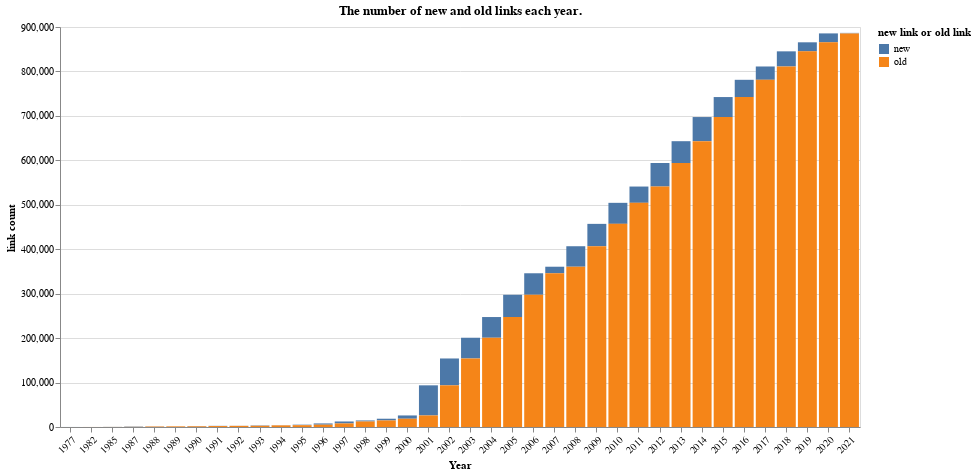

The notebook cell this image was saved under:
### Code cell
# crichton's method to create matrix for entity neighbours in a graph 
#. creates duplications for the links, (a,b) and (b,a) are both counted as one link
# accumualted links each year
alt.Chart(l_df).mark_bar().encode(
    alt.X("year:N",axis=alt.Axis(title="Year",labelAngle=-45)),
    alt.Y("link_count:Q",title="link count"),
    alt.Color("new_or_old:N",title="new link or old link",),
    tooltip=['year',"link_count","new_or_old"]
).properties(
    title='The number of new and old links each year.',
    width=800,
    height=400
)

### Figure 1 — Vega-Lite specification as saved in the notebook (floating-point values rounded to 4 significant figures)
{"config": {"view": {"continuousWidth": 400, "continuousHeight": 300}}, "data": {"name": "data-9628bc633775d65368a3f1d9c560f7e1"}, "mark": "bar", "encoding": {"color": {"field": "new_or_old", "title": "new link or old link", "type": "nominal"}, "tooltip": [{"field": "year", "type": "quantitative"}, {"field": "link_count", "type": "quantitative"}, {"field": "new_or_old", "type": "nominal"}], "x": {"axis": {"labelAngle": -45, "title": "Year"}, "field": "year", "type": "nominal"}, "y": {"field": "link_count", "title": "link count", "type": "quantitative"}}, "height": 400, "title": "The number of new and old links each year.", "width": 800, "$schema": "https://vega.github.io/schema/vega-lite/v4.17.0.json", "datasets": {"data-9628bc633775d65368a3f1d9c560f7e1": [{"year": 1977, "link_count": 78, "new_or_old": "new"}, {"year": 1982, "link_count": 55, "new_or_old": "new"}, {"year": 1985, "link_count": 189, "new_or_old": "new"}, {"year": 1987, "link_count": 777, "new_or_old": "new"}, {"year": 1988, "link_count": 327, "new_or_old": "new"}, {"year": 1989, "link_count": 127, "new_or_old": "new"}, {"year": 1990, "link_count": 592, "new_or_old": "new"}, {"year": 1991, "link_count": 432, "new_or_old": "new"}, {"year": 1992, "link_count": 198, "new_or_old": "new"}, {"year": 1993, "link_count": 857, "new_or_old": "new"}, {"year": 1994, "link_count": 445, "new_or_old": "new"}, {"year": 1995, "link_count": 1150, "new_or_old": "new"}, {"year": 1996, "link_count": 2800, "new_or_old": "new"}, {"year": 1997, "link_count": 4422, "new_or_old": "new"}, {"year": 1998, "link_count": 2282, "new_or_old": "new"}, {"year": 1999, "link_count": 3894, "new_or_old": "new"}, {"year": 2000, "link_count": 7375, "new_or_old": "new"}, {"year": 2001, "link_count": 67751, "new_or_old": "new"}, {"year": 2002, "link_count": 60432, "new_or_old": "new"}, {"year": 2003, "link_count": 46647, "new_or_old": "new"}, {"year": 2004, "link_count": 46574, "new_or_old": "new"}, {"year": 2005, "link_count": 50105, "new_or_old": "new"}, {"year": 2006, "link_count": 48384, "new_or_old": "new"}, {"year": 2007, "link_count": 14734, "new_or_old": "new"}, {"year": 2008, "link_count": 46091, "new_or_old": "new"}, {"year": 2009, "link_count": 50333, "new_or_old": "new"}, {"year": 2010, "link_count": 47325, "new_or_old": "new"}, {"year": 2011, "link_count": 36665, "new_or_old": "new"}, {"year": 2012, "link_count": 52943, "new_or_old": "new"}, {"year": 2013, "link_count": 49077, "new_or_old": "new"}, {"year": 2014, "link_count": 54330, "new_or_old": "new"}, {"year": 2015, "link_count": 44978, "new_or_old": "new"}, {"year": 2016, "link_count": 38812, "new_or_old": "new"}, {"year": 2017, "link_count": 29982, "new_or_old": "new"}, {"year": 2018, "link_count": 34063, "new_or_old": "new"}, {"year": 2019, "link_count": 20334, "new_or_old": "new"}, {"year": 2020, "link_count": 20035, "new_or_old": "new"}, {"year": 2021, "link_count": 1158, "new_or_old": "new"}, {"year": 1977, "link_count": 0, "new_or_old": "old"}, {"year": 1982, "link_count": 78, "new_or_old": "old"}, {"year": 1985, "link_count": 133, "new_or_old": "old"}, {"year": 1987, "link_count": 322, "new_or_old": "old"}, {"year": 1988, "link_count": 1099, "new_or_old": "old"}, {"year": 1989, "link_count": 1426, "new_or_old": "old"}, {"year": 1990, "link_count": 1553, "new_or_old": "old"}, {"year": 1991, "link_count": 2145, "new_or_old": "old"}, {"year": 1992, "link_count": 2577, "new_or_old": "old"}, {"year": 1993, "link_count": 2775, "new_or_old": "old"}, {"year": 1994, "link_count": 3632, "new_or_old": "old"}, {"year": 1995, "link_count": 4077, "new_or_old": "old"}, {"year": 1996, "link_count": 5227, "new_or_old": "old"}, {"year": 1997, "link_count": 8027, "new_or_old": "old"}, {"year": 1998, "link_count": 12449, "new_or_old": "old"}, {"year": 1999, "link_count": 14731, "new_or_old": "old"}, {"year": 2000, "link_count": 18625, "new_or_old": "old"}, {"year": 2001, "link_count": 26000, "new_or_old": "old"}, {"year": 2002, "link_count": 93751, "new_or_old": "old"}, {"year": 2003, "link_count": 154183, "new_or_old": "old"}, {"year": 2004, "link_count": 200830, "new_or_old": "old"}, {"year": 2005, "link_count": 247404, "new_or_old": "old"}, {"year": 2006, "link_count": 297509, "new_or_old": "old"}, {"year": 2007, "link_count": 345893, "new_or_old": "old"}, {"year": 2008, "link_count": 360627, "new_or_old": "old"}, {"year": 2009, "link_count": 406718, "new_or_old": "old"}, {"year": 2010, "link_count": 457051, "new_or_old": "old"}, {"year": 2011, "link_count": 504376, "new_or_old": "old"}, {"year": 2012, "link_count": 541041, "new_or_old": "old"}, {"year": 2013, "link_count": 593984, "new_or_old": "old"}, {"year": 2014, "link_count": 643061, "new_or_old": "old"}, {"year": 2015, "link_count": 697391, "new_or_old": "old"}, {"year": 2016, "link_count": 742369, "new_or_old": "old"}, {"year": 2017, "link_count": 781181, "new_or_old": "old"}, {"year": 2018, "link_count": 811163, "new_or_old": "old"}, {"year": 2019, "link_count": 845226, "new_or_old": "old"}, {"year": 2020, "link_count": 865560, "new_or_old": "old"}, {"year": 2021, "link_count": 885595, "new_or_old": "old"}]}}
